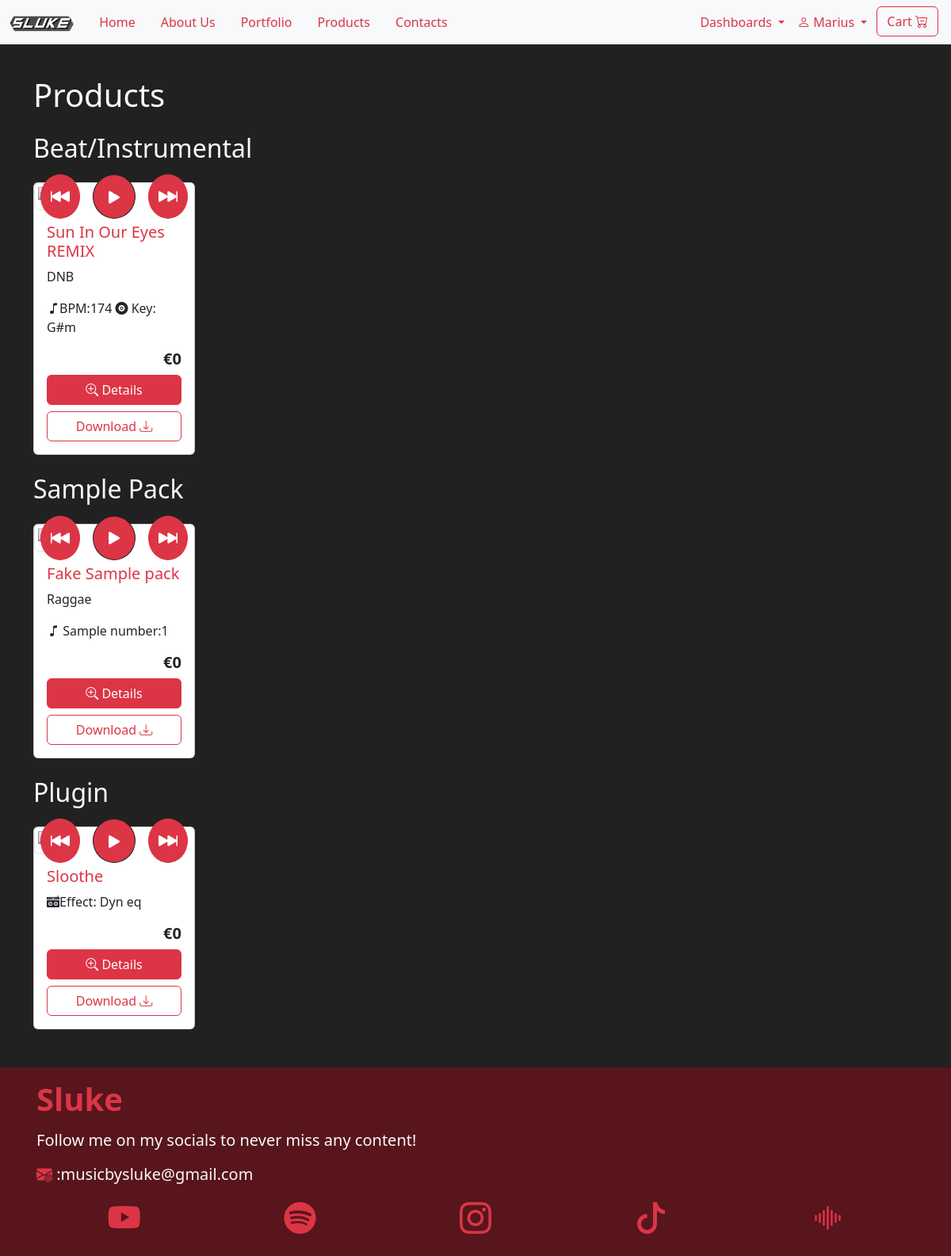
/FRONTEND/fdl.php (signed in), run on the app's committed database.
### tables this page shows
CREATE TABLE `type` (
  `id` int(11) NOT NULL,
  `name` varchar(20) NOT NULL,
  `descr` text NOT NULL
);

CREATE TABLE `product` (
  `id` varchar(10) NOT NULL,
  `title` varchar(50) NOT NULL,
  `type_id` int(11) NOT NULL,
  `descr` text NOT NULL,
  `bpm` int(11) DEFAULT NULL,
  `tonality` varchar(3) DEFAULT NULL,
  `genre` varchar(20) DEFAULT NULL,
  `num_sample` int(11) DEFAULT NULL,
  `num_tracks` int(11) DEFAULT NULL,
  `audiopath` varchar(255) DEFAULT NULL,
  `productpath` varchar(255) NOT NULL,
  `active` tinyint(1) NOT NULL DEFAULT 0
);

### COMMON/utility.php (the view, shortened to what the rows shown need)
<?php
function spawnProd3($row, $type, $conn)
{
    echo '<div class="col">
    <div class="card h-130 h-lg-150">
                    <div class="thumbnail position-relative">
                            <div class="position-absolute top-50 start-50 translate-middle d-flex gap-3">
                            <button type="button" onclick="rewind' . $row['id'] . '()" class="btn btn-primary border-primary rounded-circle ">
                                <i class="bi bi-skip-backward-fill fs-4"></i>
                            </button>
                            <button type="button" id="' . $row['id'] . 'playButton" onclick="play' . $row['id'] . '()" class="btn btn-primary border-dark rounded-circle ">
                                <i class="bi bi-play-fill fs-3" id="' . $row['id'] . 'playIcon"></i>
                            </button>
                            <button type="button" onclick="forward' . $row['id'] . '()" class="btn btn-primary border-primary rounded-circle ">
                                <i class="bi bi-skip-forward-fill fs-4"></i>
                            </button>
                        </div>
                    </div>
                        function play' . $row['id'] . '() {
                            const audio = document.getElementById("' . $row['id'] . 'audioPlayer");
                            const playButton = document.getElementById("' . $row['id'] . 'playButton");
                            const playIcon = document.getElementById("' . $row['id'] . 'playIcon");
                        function forward' . $row['id'] . '() {
                            const audio = document.getElementById("' . $row['id'] . 'audioPlayer");
                        function rewind' . $row['id'] . '() {
                            const audio = document.getElementById("' . $row['id'] .
        'audioPlayer");
                    <div class="card-body">
                        <h5 class="text-primary card-title ">' . $row['title'] . '</h5>';
    switch (true) {
        case $type == 1:
            echo ' <p class="card-text fw-light fs-6">' . $row['genre'] . '</p>
                    <p class="card-text fw-light fs-6"><i class="bi bi-music-note"></i>BPM:' . $row['bpm'] . '  <i class="bi bi-vinyl-fill"></i> Key: ' . $row['tonality'] . '</p>
            ';
            break;
        case $type == 2 || $type == 3:
            echo ' <p class="card-text fw-light fs-6">' . $row['genre'] . '</p>
                    <p class="card-text fw-light fs-6"><i class="bi bi-music-note"></i> Sample number:' . $row['num_sample'] . '</p>
            ';
            break;
        case $type == 4:
            echo ' <p class="card-text fw-light fs-6"><i class="bi bi-boombox-fill"></i>' . $row['genre'] . '</p>
            ';
            break;
    }
    echo '              <audio id="' . $row['id'] . 'audioPlayer" class="w-100">
                            <source src="' . $row['audiopath'] . '" type="audio/mpeg">
                        </audio>
                        <h5 class="fw-bold text-end">€' . $row['price'] . '</h5>
                        <div class="d-grid">
                            <button type="button" class="btn btn-primary mb-2" data-bs-toggle="modal" data-bs-target="#' . $row['id'] . 'details">
                            <i class="bi bi-zoom-in"></i> Details</button>
                            <a type="button" download href="' . $row['productpath'] . '" class="btn btn-outline-primary">Download <i class="bi bi-download"></i></a>
                        </div>
                        <div class="modal fade" id="' . $row['id'] . 'details" data-bs-backdrop="static" data-bs-keyboard="false" tabindex="-1" aria-labelledby="staticBackdropLabel" aria-hidden="true">
                        <div class="modal-dialog modal-dialog-centered modal-lg ">
                            <div class="modal-content">
                                <h1 class="modal-title fs-5" id="staticBackdropLabel">#' . $row['id'] . '</h1>
                            <div class="modal-body" id="modaldetails">
                                    <h4 class="text-light mb-3">' . $row['title'] . '</h4>
                                        <button type="button" onclick="rewindModal' . $row['id'] . '()" class="btn btn-primary border-primary rounded-circle ">
                                        </button>
                                        <button type="button" id="' . $row['id'] . 'playButtonModal" onclick="playModal' . $row['id'] . '()" class="btn btn-primary border-dark rounded-circle ">
                                            <i class="bi bi-play-fill fs-3" id="' . $row['id'] . 'playIconModal"></i>
                                        </button>
                                        <button type="button" onclick="forwardModal' . $row['id'] . '()" class="btn btn-primary border-primary rounded-circle ">
                                        </button>
                                    <input type="range" id="' . $row['id'] . 'timelineModal" class="form-range" value="0" min="0" step="0.1">
                                        const audioModal' . $row['id'] . ' = document.getElementById("' . $row['id'] . 'audioPlayer");
                                        const playButtonModal' . $row['id'] . ' = document.getElementById("' . $row['id'] . 'playButtonModal");
                                        const playIconModal' . $row['id'] . ' = document.getElementById("' . $row['id'] . 'playIconModal");
                                        const timelineModal' . $row['id'] . ' = document.getElementById("' . $row['id'] . 'timelineModal");
                                        function playModal' . $row['id'] . '() {
                                            if (audioModal' . $row['id'] . '.paused) {
                                                audioModal' . $row['id'] . '.play();
                                                playIconModal' . $row['id'] . '.classList.replace("bi-play-fill", "bi-pause-fill");
                                                audioModal' . $row['id'] . '.pause();
                                                playIconModal' . $row['id'] . '.classList.replace("bi-pause-fill", "bi-play-fill");
                                        function forwardModal' . $row['id'] . '() {
                                            audioModal' . $row['id'] . '.currentTime += 10;
                                        function rewindModal' . $row['id'] . '() {
                                            audioModal' . $row['id'] . '.currentTime -= 10;
                                        audioModal' . $row['id'] . '.addEventListener("timeupdate", () => {
                                            timelineModal' . $row['id'] . '.value = audioModal' . $row['id'] . '.currentTime;
                                        audioModal' . $row['id'] . '.addEventListener("loadedmetadata", () => {
                                            timelineModal' . $row['id'] . '.max = audioModal' . $row['id'] . '.duration;
                                        timelineModal' . $row['id'] . '.addEventListener("input", () => {
                                            audioModal' . $row['id'] . '.currentTime = timelineModal' . $row['id'] . '.value;
                                <div class="mb-3">
                                    <div class="row gy-3">
                                     <div class="col-md-6">
                                        <div class="input-group mb-3">
                                            <select id="type_' . $row['id'] . '" class="form-select" disabled id="typeselect">';
    echo '                   </select>
                                    </div>
                                </div>
                                <div class="col-md-6">
                                    <div class="input-group">
                                        <span class="input-group-text">';
    echo '</span>
                                        <input class="form-control" id="genre_' . $row['id'] . '" type="text" disabled value="' . $row['genre'] . '"  aria-label="genre">
                                        </div>
                                        </div>
                                    </div>
                                </div>
                                <div class="mb-3">
                                    <label for="descr" class="form-label">Description</label>
                                    <textarea class="form-control" style="resize:none" disabled id="descr_' . $row['id'] . '" rows="3">' . $row['descr'] . '</textarea>
                                </div>';
    echo '
                                        <div class="text-end ">
                                            <h2 class="tracking-widest"> € ' . $row['price'] . '</h2>
                                        </div>
                            <div class="modal-footer">
                                    <a type="button"  download href="' . $row['productpath'] . '"  class="btn btn-outline-primary">Download <i class="bi bi-download"></i></a>
                            </div>
                        </div>
                    </div>
                </div>
            </div>
        </div>
    </div>
</div>';
}

### FRONTEND/fdl.php (shortened to what the rows shown need)
<?php
include '../COMMON/utility.php';
if (!isset($_SESSION['username'])) {
    $_SESSION['redirect_to'] = $_SERVER['REQUEST_URI'];
    header("Location: ./login.php");
    exit();
} else {
    $conn = dbConnect();
}
?>
<!DOCTYPE html>
<html>
<head>
    <link rel="stylesheet" href="https://cdn.jsdelivr.net/npm/bootstrap-icons@1.11.3/font/bootstrap-icons.min.css">
    <link href="https://cdn.jsdelivr.net/npm/bootstrap@5.3.3/dist/css/bootstrap.min.css" rel="stylesheet">
    <link rel="stylesheet" href="../CSS/style.css">
    <link rel="stylesheet" href="../CSS/extra.css">
</head>
<body class="bg-dark text-light  mt-5 pt-5">
    <div class="container">
        <h1 class="">Products</h1>
        <?php
        $stmt1 = $conn->prepare('SELECT * FROM type');
        if ($stmt1->execute()) {
            $result1 = $stmt1->get_result();
            if ($result1->num_rows > 0) {
                while ($row1 = $result1->fetch_array(MYSQLI_ASSOC)) {
                    $stmt2 = $conn->prepare('SELECT product.*, list_prices.price, list_prices.date, list_prices.list_id FROM product JOIN type ON product.type_id = type.id JOIN list_prices ON product.id = list_prices.prod_id WHERE list_prices.price = 0 AND type.name = \'' . $row1['name'] . '\' AND list_prices.date = (
    SELECT MAX(date)
    FROM list_prices
    WHERE list_prices.prod_id = product.id
);');
                    if ($stmt2->execute()) {
                        $result2 = $stmt2->get_result();
                        if ($result2->num_rows > 0) {
                            echo ' <h2 class="my-4">' . $row1['name'] . '</h2>
                        <div class="row row-cols-1 row-cols-sm-2 row-cols-md-3 row-cols-lg-4 row-cols-xl-5  g-4">';
                            while ($row2 = $result2->fetch_array(MYSQLI_ASSOC)) {
                                spawnProd3($row2, $row1['id'], $conn);
                            }
                            echo ' </div>';
                        }
                    }
                }
            } else {
                echo "No content!!";
                return false;
            }
        } else {
            echo "Error in the connection phase";
            return false;
        }
        ?>
    </div>
    <footer id="social" class="footer bg-secondary mt-5">
        <div class="container p-3">
            <div class="social-links d-flex justify-content-around">
                <a href="https://www.youtube.com/@sluke1547" target="_blank" rel="noopener noreferrer">
                    <h1><i class="bi bi-youtube c"></i></h1>
                </a>
                <a href="https://open.spotify.com/intl-it/artist/4zTNDtXBjnewJ2qIWvdwEe?si=2f29d7a2c37d4520" target="_blank" rel="noopener noreferrer">
                    <h1><i class="bi bi-spotify"></i></h1>
                </a>
                <a href="https://www.instagram.com/musicbysluke" target="_blank" rel="noopener noreferrer">
                    <h1><i class="bi bi-instagram"></i></h1>
                </a>
                <a href="https://www.tiktok.com/@musicbysluke" target="_blank" rel="noopener noreferrer">
                    <h1><i class="bi bi-tiktok"></i></h1>
                </a>
                <a href="https://soundcloud.com/slukemusicc" target="_blank" rel="noopener noreferrer">
                    <h1><i class="bi bi-soundwave"></i></h1>
                </a>
            </div>
        </div>
    </footer>
</body>
</html>

### data on the page
type: name "Beat/Instrumental"
product: title "Sun In Our Eyes REMIX", genre "DNB", bpm "174", tonality "G#m", price "0"
type: name "Sample Pack"
product: title "Fake Sample pack", genre "Raggae", num_sample "1", price "0"
type: name "Plugin"
product: title "Sloothe", genre "Effect: Dyn eq", price "0"

### other printed values
$_SESSION['username'] "Marius"
